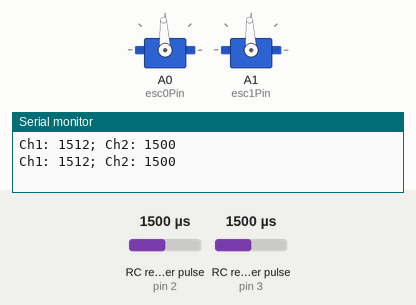
Recording of a sketch running on a simulated Arduino Uno, built with avr-gcc and run on an emulated ATmega328P. Parts: 2 × servo, the last lines printed to the serial monitor. Wiring (inferred from the names in the program): 2 × RC receiver channel: data pin 2 / data pin 3. The inputs (shaded band) are chosen by the test bench; at power-on: RC receiver pulse (sensors on pin 2, pin 3) 1500 µs.

Above: at 1.2 s.
1.3 s: RC receiver pulse (sensor on pin 2) set to 1020 µs
At 1.91 s:
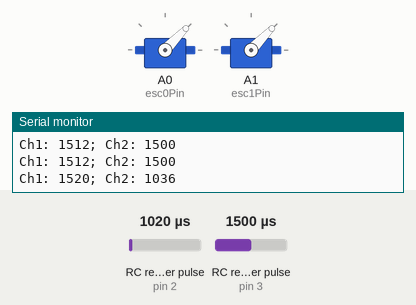
4.3 s: RC receiver pulse (sensor on pin 3) set to 1250 µs
At 4.61 s:
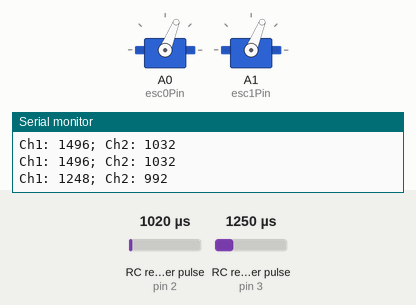
7.3 s: RC receiver pulse (sensor on pin 3) set to 1750 µs
At 7.75 s:
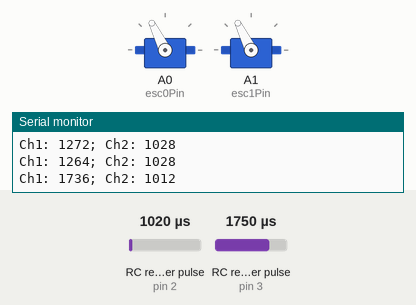
10.3 s: RC receiver pulse (sensor on pin 2) set to 1750 µs
13.3 s: RC receiver pulse (sensor on pin 3) set to 1980 µs
Timing chart, 0 to 17.3 s (numbered marks = the images above; inputs shaded):
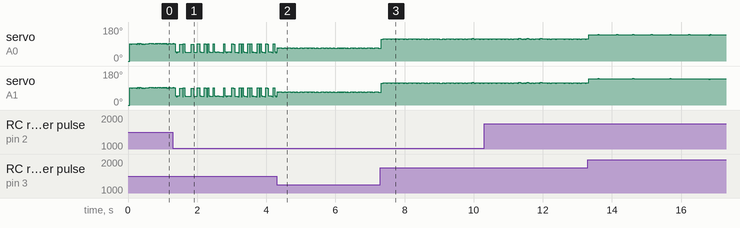

The sketch:

escSmoother.ino
```cpp
#include <Servo.h>

/*
  My RC controller:
    1. connections:
      Throttle is on Channel 2
      The wheel is on Channel 1
      Switch button on Channel 3
    2. functionality
      a. Throttle: smoothed so that
        1) it can produce only motor speed in [NEUTRAL, FULL_FORWARD / THROTTLE_SMOOTH_FACTOR]
            to reach full speed, use the Wheel
        * work-around to that the Red Brick ESC + Motor does not spin until ~1550us pulse.
          There is a THROTTLE_SMOOTH_OFFSET about 30us as well.
      b. Wheel:
        1) When the wheel is at neutral, ignore input from throttle;
        2) otherwise the wheel input is transparently passed on to ESC.
      c. swith button on Channel 3: not used yet
*/

// Debug flags
#define ENABLE_DEBUG  // enable this line if get debug print

#ifdef ENABLE_DEBUG
#define DDD Serial
unsigned long last_debug_print_time;
unsigned long curr_time;
const unsigned long debug_print_interval = 500; // ms
#endif  // ENABLE_DEBUG

// motor speed/drive constants
const long NEUTRAL = 1530;
const long FULL_FORWARD = 2000;
const long FULL_REVERSE = 1000;

const long THROTTLE_SMOOTH_FACTOR = 4;
const long THROTTLE_SMOOTH_OFFSET = 30;
const long BIAS_WINDOW = THROTTLE_SMOOTH_OFFSET;

// channel 2 on pin D2
const int ch2Pin = 2;
volatile long pulseStartTimeCh2 = 0;
volatile long lastPulseWidthCh2 = 0;

// channel 1 on pin D3
const int ch1Pin = 3;
volatile long pulseStartTimeCh1 = 0;
volatile long lastPulseWidthCh1 = 0;

// channel 3 (on/off only) on pin D4
const int ch3Pin = 4;

// two ESC can be connected
const int esc0Pin = A0;
const int esc1Pin = A1;

Servo esc0, esc1;

void setup() {
  attachInterrupt(digitalPinToInterrupt(ch2Pin), pulseInCh2, CHANGE);
  attachInterrupt(digitalPinToInterrupt(ch1Pin), pulseInCh1, CHANGE);
  esc0.attach(esc0Pin);
  esc1.attach(esc1Pin);
  //pinMode(ch3Pin, INPUT_PULLUP);
#ifdef ENABLE_DEBUG
  DDD.begin(9600);
  last_debug_print_time = 0;
#endif
}

void loop() {
  long wheelPulseWidth = lastPulseWidthCh1;
  long throttlePulseWidth = lastPulseWidthCh2;
#ifdef ENABLE_DEBUG
  curr_time = millis();
  if (last_debug_print_time > curr_time || last_debug_print_time + debug_print_interval <= curr_time) {
    DDD.print("Ch1: ");
    DDD.print(wheelPulseWidth);
    DDD.print("; Ch2: ");
    DDD.println(throttlePulseWidth);
    last_debug_print_time = millis();
  }
#endif
  // if Wheel is not at neutral
  if (wheelPulseWidth < NEUTRAL - BIAS_WINDOW || wheelPulseWidth > NEUTRAL + BIAS_WINDOW) {
    // pass Wheel throttle transparently to both ESC's
    esc0.writeMicroseconds(wheelPulseWidth);
    esc1.writeMicroseconds(wheelPulseWidth);
  } else {
    // the wheel is at neutral, apply smoothed throttle input
    if (throttlePulseWidth > NEUTRAL + BIAS_WINDOW) {
      esc0.writeMicroseconds((throttlePulseWidth - NEUTRAL - BIAS_WINDOW) / THROTTLE_SMOOTH_FACTOR + NEUTRAL + THROTTLE_SMOOTH_OFFSET);
      esc1.writeMicroseconds((throttlePulseWidth - NEUTRAL - BIAS_WINDOW) / THROTTLE_SMOOTH_FACTOR + NEUTRAL + THROTTLE_SMOOTH_OFFSET);
    } else if (throttlePulseWidth >= FULL_REVERSE) {
      esc0.writeMicroseconds(throttlePulseWidth);
      esc1.writeMicroseconds(throttlePulseWidth);
    } else {
      // RC controller could be turned off. we want to arm ESC anyway.
      esc0.writeMicroseconds(FULL_REVERSE);
      esc1.writeMicroseconds(FULL_REVERSE);
    }
  }
}

void pulseInCh2() {
  if (digitalRead(ch2Pin)) {
    pulseStartTimeCh2 = micros();
  } else {
    lastPulseWidthCh2 = micros() - pulseStartTimeCh2;
  }
}

void pulseInCh1() {
  if (digitalRead(ch1Pin)) {
    pulseStartTimeCh1 = micros();
  } else {
    lastPulseWidthCh1 = micros() - pulseStartTimeCh1;
  }
}
```
